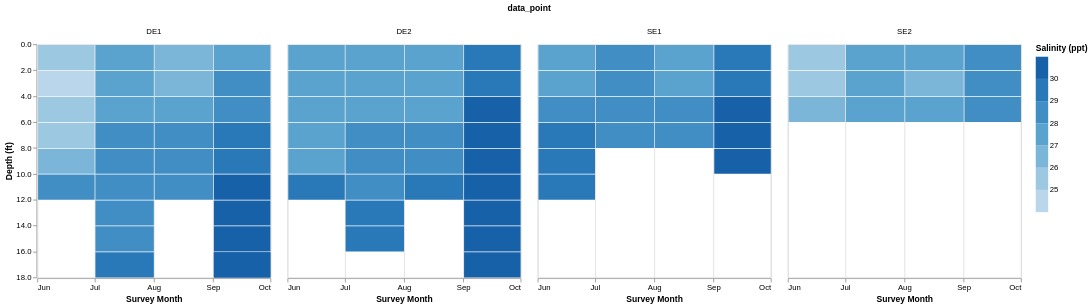

Notebook code cell kept with this figure:
### Markdown cell above
This plot does show some minor stratification in the upper 4 feet through out the summer, and potentially some intersting patters from month to month. However, it needs some help to really bring out what the data is saying. It does seem that there is some peaking in termperature generally in august, however, the seperation across each data point makes that hard to truthfully judge.

### Code cell
alt.Chart(ctd).mark_bar().encode(
    alt.X('month(date)').title('Survey Month'),
    alt.Y('depth').bin(step=2).title('Depth (ft)').scale(reverse = True),
    alt.Color(('salinity'), bin=True).title('Salinity (ppt)'),
    alt.Column('data_point')
)

### Figure 1 — Vega-Lite specification as saved in the notebook (floating-point values rounded to 4 significant figures)
{"config": {"view": {"continuousWidth": 300, "continuousHeight": 300}}, "data": {"name": "data-519d36ff2a803831145b6c859c01d423"}, "mark": {"type": "bar"}, "encoding": {"color": {"bin": true, "field": "salinity", "title": "Salinity (ppt)", "type": "quantitative"}, "column": {"field": "data_point", "type": "nominal"}, "x": {"field": "date", "timeUnit": "month", "title": "Survey Month", "type": "temporal"}, "y": {"bin": {"step": 2}, "field": "depth", "scale": {"reverse": true}, "title": "Depth (ft)", "type": "quantitative"}}, "$schema": "https://vega.github.io/schema/vega-lite/v5.20.1.json", "datasets": {"data-519d36ff2a803831145b6c859c01d423": [{"site": "Possession Point", "date": "2025-06-07", "data_point": "DE1", "temp": 16.2, "salinity": 25.01, "conductivity": null, "depth": 0}, {"site": "Possession Point", "date": "2025-06-07", "data_point": "DE1", "temp": 16.0, "salinity": 24.88, "conductivity": null, "depth": 2}, {"site": "Possession Point", "date": "2025-06-07", "data_point": "DE1", "temp": 15.6, "salinity": 25.36, "conductivity": null, "depth": 4}, {"site": "Possession Point", "date": "2025-06-07", "data_point": "DE1", "temp": 14.9, "salinity": 25.91, "conductivity": null, "depth": 6}, {"site": "Possession Point", "date": "2025-06-07", "data_point": "DE1", "temp": 14.1, "salinity": 26.55, "conductivity": null, "depth": 8}, {"site": "Possession Point", "date": "2025-06-07", "data_point": "DE1", "temp": 11.9, "salinity": 28.48, "conductivity": null, "depth": 10}, {"site": "Possession Point", "date": "2025-06-07", "data_point": "DE2", "temp": 17.2, "salinity": 27.3, "conductivity": null, "depth": 0}, {"site": "Possession Point", "date": "2025-06-07", "data_point": "DE2", "temp": 16.6, "salinity": 27.5, "conductivity": null, "depth": 2}, {"site": "Possession Point", "date": "2025-06-07", "data_point": "DE2", "temp": 15.6, "salinity": 27.6, "conductivity": null, "depth": 4}, {"site": "Possession Point", "date": "2025-06-07", "data_point": "DE2", "temp": 14.8, "salinity": 27.6, "conductivity": null, "depth": 6}, {"site": "Possession Point", "date": "2025-06-07", "data_point": "DE2", "temp": 13.6, "salinity": 27.7, "conductivity": null, "depth": 8}, {"site": "Possession Point", "date": "2025-06-07", "data_point": "DE2", "temp": 11.9, "salinity": 29.1, "conductivity": null, "depth": 10}, {"site": "Possession Point", "date": "2025-06-07", "data_point": "SE1", "temp": 17.8, "salinity": 27.6, "conductivity": null, "depth": 0}, {"site": "Possession Point", "date": "2025-06-07", "data_point": "SE1", "temp": 16.7, "salinity": 27.6, "conductivity": null, "depth": 2}, {"site": "Possession Point", "date": "2025-06-07", "data_point": "SE1", "temp": 13.7, "salinity": 28.0, "conductivity": null, "depth": 4}, {"site": "Possession Point", "date": "2025-06-07", "data_point": "SE1", "temp": 12.0, "salinity": 29.2, "conductivity": null, "depth": 6}, {"site": "Possession Point", "date": "2025-06-07", "data_point": "SE1", "temp": 11.7, "salinity": 29.0, "conductivity": null, "depth": 8}, {"site": "Possession Point", "date": "2025-06-07", "data_point": "SE1", "temp": 11.4, "salinity": 29.4, "conductivity": null, "depth": 10}, {"site": "Possession Point", "date": "2025-06-07", "data_point": "SE2", "temp": 17.5, "salinity": 25.5, "conductivity": null, "depth": 0}, {"site": "Possession Point", "date": "2025-06-07", "data_point": "SE2", "temp": 15.2, "salinity": 25.9, "conductivity": null, "depth": 2}, {"site": "Possession Point", "date": "2025-06-07", "data_point": "SE2", "temp": 14.4, "salinity": 26.6, "conductivity": null, "depth": 4}, {"site": "Possession Point", "date": "2025-07-20", "data_point": "DE1", "temp": 16.0, "salinity": 27.89, "conductivity": 35.8, "depth": 0}, {"site": "Possession Point", "date": "2025-07-20", "data_point": "DE1", "temp": 16.0, "salinity": 27.89, "conductivity": 35.8, "depth": 2}, {"site": "Possession Point", "date": "2025-07-20", "data_point": "DE1", "temp": 15.9, "salinity": 27.91, "conductivity": 35.75, "depth": 4}, {"site": "Possession Point", "date": "2025-07-20", "data_point": "DE1", "temp": 15.4, "salinity": 28.14, "conductivity": 35.61, "depth": 6}, {"site": "Possession Point", "date": "2025-07-20", "data_point": "DE1", "temp": 15.1, "salinity": 28.42, "conductivity": 35.68, "depth": 8}, {"site": "Possession Point", "date": "2025-07-20", "data_point": "DE1", "temp": 14.9, "salinity": 28.61, "conductivity": 35.73, "depth": 10}, {"site": "Possession Point", "date": "2025-07-20", "data_point": "DE1", "temp": 14.8, "salinity": 28.75, "conductivity": 35.8, "depth": 12}, {"site": "Possession Point", "date": "2025-07-20", "data_point": "DE1", "temp": 14.6, "salinity": 28.94, "conductivity": 35.85, "depth": 14}, {"site": "Possession Point", "date": "2025-07-20", "data_point": "DE1", "temp": 13.2, "salinity": 29.76, "conductivity": 35.58, "depth": 16}, {"site": "Possession Point", "date": "2025-07-20", "data_point": "DE2", "temp": 16.0, "salinity": 27.8, "conductivity": 35.7, "depth": 0}, {"site": "Possession Point", "date": "2025-07-20", "data_point": "DE2", "temp": 15.9, "salinity": 27.88, "conductivity": 35.71, "depth": 2}, {"site": "Possession Point", "date": "2025-07-20", "data_point": "DE2", "temp": 15.7, "salinity": 27.99, "conductivity": 35.68, "depth": 4}, {"site": "Possession Point", "date": "2025-07-20", "data_point": "DE2", "temp": 15.5, "salinity": 28.08, "conductivity": 35.62, "depth": 6}, {"site": "Possession Point", "date": "2025-07-20", "data_point": "DE2", "temp": 15.2, "salinity": 28.2, "conductivity": 35.51, "depth": 8}, {"site": "Possession Point", "date": "2025-07-20", "data_point": "DE2", "temp": 14.9, "salinity": 28.74, "conductivity": 35.87, "depth": 10}, {"site": "Possession Point", "date": "2025-07-20", "data_point": "DE2", "temp": 13.8, "salinity": 29.5, "conductivity": 35.8, "depth": 12}, {"site": "Possession Point", "date": "2025-07-20", "data_point": "DE2", "temp": 13.1, "salinity": 29.77, "conductivity": 35.5, "depth": 14}, {"site": "Possession Point", "date": "2025-07-20", "data_point": "SE1", "temp": 15.5, "salinity": 28.12, "conductivity": 35.66, "depth": 0}, {"site": "Possession Point", "date": "2025-07-20", "data_point": "SE1", "temp": 15.5, "salinity": 28.09, "conductivity": 35.63, "depth": 2}, {"site": "Possession Point", "date": "2025-07-20", "data_point": "SE1", "temp": 15.5, "salinity": 28.1, "conductivity": 35.64, "depth": 4}, {"site": "Possession Point", "date": "2025-07-20", "data_point": "SE1", "temp": 15.4, "salinity": 28.17, "conductivity": 35.64, "depth": 6}, {"site": "Possession Point", "date": "2025-07-20", "data_point": "SE2", "temp": 16.2, "salinity": 27.78, "conductivity": 35.84, "depth": 0}, {"site": "Possession Point", "date": "2025-07-20", "data_point": "SE2", "temp": 16.2, "salinity": 27.77, "conductivity": 35.83, "depth": 2}, {"site": "Possession Point", "date": "2025-07-20", "data_point": "SE2", "temp": 16.1, "salinity": 27.82, "conductivity": 35.81, "depth": 4}, {"site": "Possession Point", "date": "2025-08-23", "data_point": "DE1", "temp": 17.0, "salinity": 26.8, "conductivity": null, "depth": 0}, {"site": "Possession Point", "date": "2025-08-23", "data_point": "DE1", "temp": 16.6, "salinity": 26.8, "conductivity": null, "depth": 2}, {"site": "Possession Point", "date": "2025-08-23", "data_point": "DE1", "temp": 15.8, "salinity": 27.4, "conductivity": null, "depth": 4}, {"site": "Possession Point", "date": "2025-08-23", "data_point": "DE1", "temp": 14.6, "salinity": 28.4, "conductivity": null, "depth": 6}, {"site": "Possession Point", "date": "2025-08-23", "data_point": "DE1", "temp": 14.4, "salinity": 28.6, "conductivity": null, "depth": 8}, {"site": "Possession Point", "date": "2025-08-23", "data_point": "DE1", "temp": 14.3, "salinity": 28.6, "conductivity": null, "depth": 10}, {"site": "Possession Point", "date": "2025-08-23", "data_point": "DE2", "temp": 17.4, "salinity": 27.2, "conductivity": null, "depth": 0}, {"site": "Possession Point", "date": "2025-08-23", "data_point": "DE2", "temp": 16.3, "salinity": 27.2, "conductivity": null, "depth": 2}, {"site": "Possession Point", "date": "2025-08-23", "data_point": "DE2", "temp": 15.9, "salinity": 27.6, "conductivity": null, "depth": 4}, {"site": "Possession Point", "date": "2025-08-23", "data_point": "DE2", "temp": 16.1, "salinity": 28.4, "conductivity": null, "depth": 6}, {"site": "Possession Point", "date": "2025-08-23", "data_point": "DE2", "temp": 15.2, "salinity": 28.9, "conductivity": null, "depth": 8}, {"site": "Possession Point", "date": "2025-08-23", "data_point": "DE2", "temp": 13.8, "salinity": 29.3, "conductivity": null, "depth": 10}, {"site": "Possession Point", "date": "2025-08-23", "data_point": "SE1", "temp": 17.2, "salinity": 27.4, "conductivity": null, "depth": 0}, {"site": "Possession Point", "date": "2025-08-23", "data_point": "SE1", "temp": 16.4, "salinity": 27.6, "conductivity": null, "depth": 2}, {"site": "Possession Point", "date": "2025-08-23", "data_point": "SE1", "temp": 15.6, "salinity": 28.2, "conductivity": null, "depth": 4}, {"site": "Possession Point", "date": "2025-08-23", "data_point": "SE1", "temp": 15.5, "salinity": 28.7, "conductivity": null, "depth": 6}, {"site": "Possession Point", "date": "2025-08-23", "data_point": "SE2", "temp": 18.7, "salinity": 27.1, "conductivity": null, "depth": 0}, {"site": "Possession Point", "date": "2025-08-23", "data_point": "SE2", "temp": 17.2, "salinity": 26.9, "conductivity": null, "depth": 2}, {"site": "Possession Point", "date": "2025-08-23", "data_point": "SE2", "temp": 17.0, "salinity": 27.3, "conductivity": null, "depth": 4}, {"site": "Possession Point", "date": "2025-09-05", "data_point": "DE1", "temp": 16.2, "salinity": 27.92, "conductivity": 36.0, "depth": 0}, {"site": "Possession Point", "date": "2025-09-05", "data_point": "DE1", "temp": 15.4, "salinity": 28.84, "conductivity": 36.4, "depth": 2}, {"site": "Possession Point", "date": "2025-09-05", "data_point": "DE1", "temp": 15.2, "salinity": 28.88, "conductivity": 36.28, "depth": 4}, {"site": "Possession Point", "date": "2025-09-05", "data_point": "DE1", "temp": 14.8, "salinity": 29.27, "conductivity": 36.38, "depth": 6}, {"site": "Possession Point", "date": "2025-09-05", "data_point": "DE1", "temp": 14.5, "salinity": 29.57, "conductivity": 36.47, "depth": 8}, {"site": "Possession Point", "date": "2025-09-05", "data_point": "DE1", "temp": 13.7, "salinity": 30.18, "conductivity": 36.46, "depth": 10}, {"site": "Possession Point", "date": "2025-09-05", "data_point": "DE1", "temp": 13.1, "salinity": 30.57, "conductivity": 36.36, "depth": 12}, {"site": "Possession Point", "date": "2025-09-05", "data_point": "DE1", "temp": 13.0, "salinity": 30.7, "conductivity": 36.42, "depth": 14}, {"site": "Possession Point", "date": "2025-09-05", "data_point": "DE1", "temp": 13.0, "salinity": 30.64, "conductivity": 36.35, "depth": 16}, {"site": "Possession Point", "date": "2025-09-05", "data_point": "DE1", "temp": 13.0, "salinity": 30.66, "conductivity": 36.37, "depth": 18}, {"site": "Possession Point", "date": "2025-09-05", "data_point": "DE2", "temp": 15.7, "salinity": 29.76, "conductivity": 37.7, "depth": 0}, {"site": "Possession Point", "date": "2025-09-05", "data_point": "DE2", "temp": 15.6, "salinity": 29.53, "conductivity": 37.36, "depth": 2}, {"site": "Possession Point", "date": "2025-09-05", "data_point": "DE2", "temp": 14.1, "salinity": 30.08, "conductivity": 36.69, "depth": 4}, {"site": "Possession Point", "date": "2025-09-05", "data_point": "DE2", "temp": 13.4, "salinity": 30.54, "conductivity": 36.59, "depth": 6}, {"site": "Possession Point", "date": "2025-09-05", "data_point": "DE2", "temp": 13.1, "salinity": 30.61, "conductivity": 36.4, "depth": 8}, {"site": "Possession Point", "date": "2025-09-05", "data_point": "DE2", "temp": 13.0, "salinity": 30.7, "conductivity": 36.41, "depth": 10}, {"site": "Possession Point", "date": "2025-09-05", "data_point": "DE2", "temp": 12.9, "salinity": 30.76, "conductivity": 36.39, "depth": 12}, {"site": "Possession Point", "date": "2025-09-05", "data_point": "DE2", "temp": 12.9, "salinity": 30.77, "conductivity": 36.4, "depth": 14}, {"site": "Possession Point", "date": "2025-09-05", "data_point": "DE2", "temp": 12.9, "salinity": 30.72, "conductivity": 36.35, "depth": 16}, {"site": "Possession Point", "date": "2025-09-05", "data_point": "SE1", "temp": 15.1, "salinity": 29.73, "conductivity": 37.16, "depth": 0}, {"site": "Possession Point", "date": "2025-09-05", "data_point": "SE1", "temp": 15.3, "salinity": 29.41, "conductivity": 36.96, "depth": 2}, {"site": "Possession Point", "date": "2025-09-05", "data_point": "SE1", "temp": 14.2, "salinity": 30.07, "conductivity": 36.76, "depth": 4}, {"site": "Possession Point", "date": "2025-09-05", "data_point": "SE1", "temp": 13.5, "salinity": 30.5, "conductivity": 36.63, "depth": 6}, {"site": "Possession Point", "date": "2025-09-05", "data_point": "SE1", "temp": 13.5, "salinity": 30.53, "conductivity": 36.66, "depth": 8}, {"site": "Possession Point", "date": "2025-09-05", "data_point": "SE2", "temp": 16.1, "salinity": 28.19, "conductivity": 36.23, "depth": 0}, {"site": "Possession Point", "date": "2025-09-05", "data_point": "SE2", "temp": 16.0, "salinity": 28.26, "conductivity": 36.23, "depth": 2}, {"site": "Possession Point", "date": "2025-09-05", "data_point": "SE2", "temp": 16.0, "salinity": 28.26, "conductivity": 36.23, "depth": 4}, {"site": "Possession Point", "date": "2025-09-05", "data_point": "SE2", "temp": null, "salinity": null, "conductivity": null, "depth": 6}]}}
